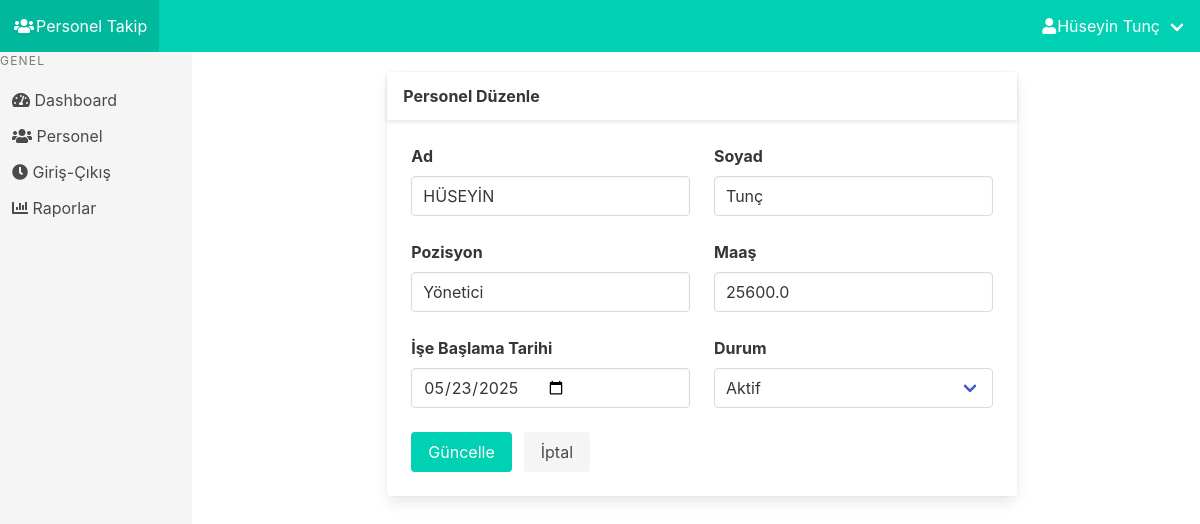
Screenshot of /personel/duzenle/1 (signed in) with the database file from the repository.
### app.py (models this page shows)
class User(UserMixin, db.Model):
    id = db.Column(db.Integer, primary_key=True)
    username = db.Column(db.String(150), unique=True, nullable=False)
    email = db.Column(db.String(150), unique=True, nullable=False)
    password = db.Column(db.String(200), nullable=False)
    first_name = db.Column(db.String(100))
    last_name = db.Column(db.String(100))

class Personel(db.Model):
    id = db.Column(db.Integer, primary_key=True)
    ad = db.Column(db.String(100), nullable=False)
    soyad = db.Column(db.String(100), nullable=False)
    pozisyon = db.Column(db.String(100), nullable=False)
    maas = db.Column(db.Float, nullable=False)
    baslangic_tarihi = db.Column(db.Date, nullable=False)
    durum = db.Column(db.String(20), nullable=False)

### app.py (the view, shortened to what this page needs)
@app.route('/personel/duzenle/<int:id>', methods=['GET', 'POST'])
@login_required
def personel_duzenle(id):
    personel = Personel.query.get_or_404(id)
    return render_template('personel_duzenle.html', personel=personel)

### app.py (called while the page is built)
@login_manager.user_loader
def load_user(user_id):
    return User.query.get(int(user_id))

### templates/personel_duzenle.html (shortened to what this page needs)
{% extends "base.html" %}
{% block content %}
<div class="columns is-centered">
    <div class="column is-8">
        <div class="card">
            <div class="card-header">
                <p class="card-header-title">Personel Düzenle</p>
            </div>
            <div class="card-content">
                <form method="POST">
                    <div class="columns">
                        <div class="column">
                            <div class="field">
                                <label class="label">Ad</label>
                                <div class="control">
                                    <input class="input" type="text" name="ad" value="{{ personel.ad }}" required>
                                </div>
                            </div>
                        </div>
                        <div class="column">
                            <div class="field">
                                <label class="label">Soyad</label>
                                <div class="control">
                                    <input class="input" type="text" name="soyad" value="{{ personel.soyad }}" required>
                                </div>
                            </div>
                        </div>
                    </div>
                    <div class="columns">
                        <div class="column">
                            <div class="field">
                                <label class="label">Pozisyon</label>
                                <div class="control">
                                    <input class="input" type="text" name="pozisyon" value="{{ personel.pozisyon }}" required>
                                </div>
                            </div>
                        </div>
                        <div class="column">
                            <div class="field">
                                <label class="label">Maaş</label>
                                <div class="control">
                                    <input class="input" type="number" name="maas" value="{{ personel.maas }}" step="0.01" required>
                                </div>
                            </div>
                        </div>
                    </div>
                    <div class="columns">
                        <div class="column">
                            <div class="field">
                                <label class="label">İşe Başlama Tarihi</label>
                                <div class="control">
                                    <input class="input" type="date" name="baslangic_tarihi" value="{{ personel.baslangic_tarihi.strftime('%Y-%m-%d') }}" required>
                                </div>
                            </div>
                        </div>
                        <div class="column">
                            <div class="field">
                                <label class="label">Durum</label>
                                <div class="control">
                                    <div class="select is-fullwidth">
                                        <select name="durum" required>
                                            <option value="Aktif" {% if personel.durum=='Aktif' %}selected{% endif %}>Aktif</option>
                                        </select>
                                    </div>
                                </div>
                            </div>
                        </div>
                    </div>
                    <div class="field is-grouped">
                        <div class="control">
                            <button type="submit" class="button is-primary">Güncelle</button>
                        </div>
                        <div class="control">
                            <a href="/personel" class="button is-light">İptal</a>
                        </div>
                    </div>
                </form>
            </div>
        </div>
    </div>
</div>
{% endblock %}

### templates/base.html (shortened to what this page needs)
<!DOCTYPE html>
<html lang="tr">
<head>
    <link rel="stylesheet" href="https://cdn.jsdelivr.net/npm/bulma@0.9.3/css/bulma.min.css">
    <link rel="stylesheet" href="https://cdnjs.cloudflare.com/ajax/libs/font-awesome/5.15.4/css/all.min.css">
</head>
<body>
    <nav class="navbar is-primary" role="navigation" aria-label="main navigation">
        <div class="navbar-brand">
            <a class="navbar-item" href="/">
                <span class="icon">
                    <i class="fas fa-users"></i>
                </span>
                <span>Personel Takip</span>
            </a>
        </div>
        <div class="navbar-menu">
            <div class="navbar-end">
                {% if current_user.is_authenticated %}
                <div class="navbar-item has-dropdown is-hoverable">
                    <a class="navbar-link">
                        <span class="icon"><i class="fas fa-user"></i></span>
                        {{ current_user.first_name }} {{ current_user.last_name }}
                    </a>
                </div>
                {% endif %}
            </div>
        </div>
    </nav>
    <div class="columns">
        <div class="column is-2 sidebar">
            <aside class="menu">
                <p class="menu-label">
                    Genel
                </p>
                <ul class="menu-list">
                    <li><a href="/dashboard"><i class="fas fa-tachometer-alt"></i> Dashboard</a></li>
                    <li><a href="/personel"><i class="fas fa-users"></i> Personel</a></li>
                    <li><a href="/personel/giris-cikis"><i class="fas fa-clock"></i> Giriş-Çıkış</a></li>
                    <li><a href="/raporlar"><i class="fas fa-chart-bar"></i> Raporlar</a></li>
                </ul>
            </aside>
        </div>
        <div class="column main-content">
            {% block content %}{% endblock %}
        </div>
    </div>
</body>
</html>

### templates/base.html (style rules this page uses)
.sidebar { min-height: calc(100vh - 3.25rem); background-color: #f5f5f5; }
.main-content { padding: 2rem; }

### rows the page displays
User: first_name "Hüseyin", last_name "Tunç"
Personel: ad "HÜSEYİN", soyad "Tunç", pozisyon "Yönetici", maas "25600.0", baslangic_tarihi "05/23/2025", durum "Aktif"
